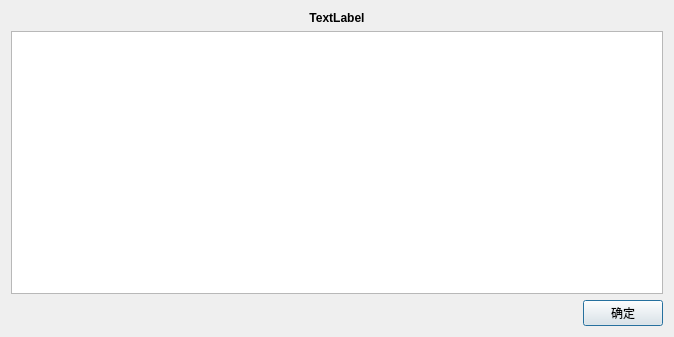
<?xml version="1.0" encoding="UTF-8"?>
<ui version="4.0">
 <class>CgSelectDialog</class>
 <widget class="QWidget" name="CgSelectDialog">
  <property name="geometry">
   <rect>
    <x>0</x>
    <y>0</y>
    <width>674</width>
    <height>337</height>
   </rect>
  </property>
  <property name="windowTitle">
   <string>CgSelectDialog</string>
  </property>
  <layout class="QGridLayout" name="gridLayout">
   <item row="1" column="0">
    <widget class="QTableWidget" name="tableWidget"/>
   </item>
   <item row="0" column="0">
    <widget class="QLabel" name="wordLabel">
     <property name="font">
      <font>
       <weight>75</weight>
       <bold>true</bold>
      </font>
     </property>
     <property name="text">
      <string>TextLabel</string>
     </property>
     <property name="alignment">
      <set>Qt::AlignCenter</set>
     </property>
    </widget>
   </item>
   <item row="3" column="0" alignment="Qt::AlignRight">
    <widget class="QPushButton" name="btnOk">
     <property name="layoutDirection">
      <enum>Qt::LeftToRight</enum>
     </property>
     <property name="text">
      <string>确定</string>
     </property>
     <property name="default">
      <bool>true</bool>
     </property>
    </widget>
   </item>
  </layout>
 </widget>
 <layoutdefault spacing="6" margin="11"/>
 <resources/>
 <connections/>
</ui>
